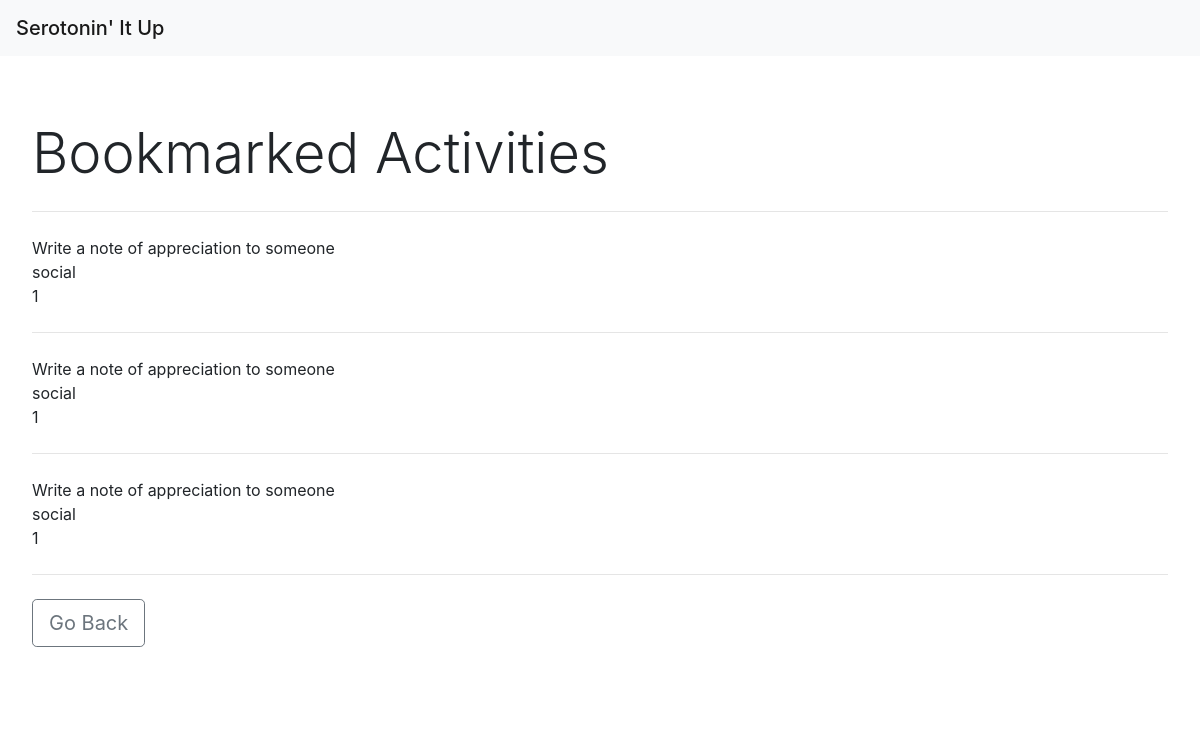
The app's page /bookmarked-activities (signed in), older data.
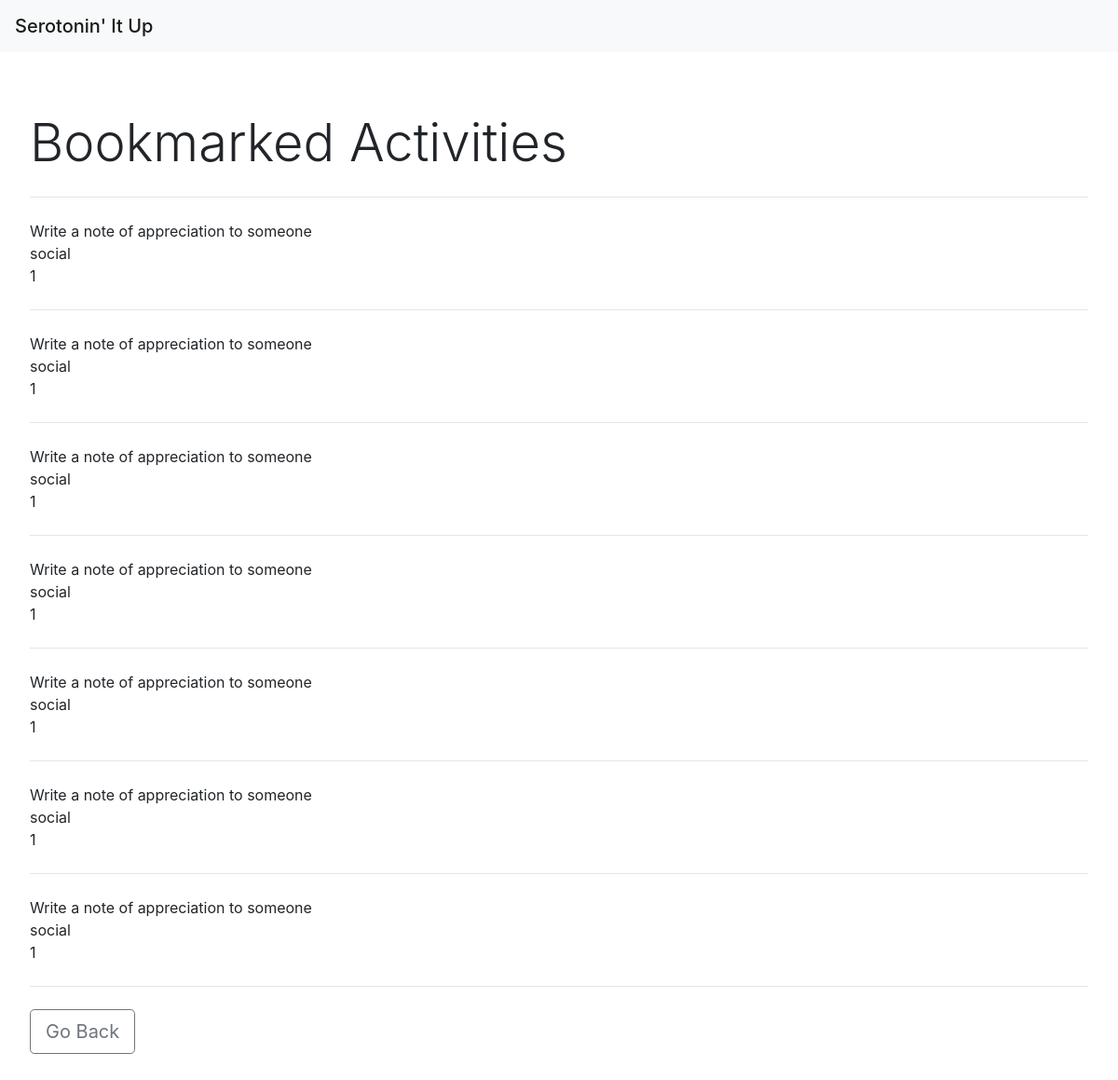
The same page, newer data.
### tables this page shows
CREATE TABLE bmActivities (user_id text, activity text, type text, participants text);

### __init__.py (the view)
@app.route("/bookmarked-activities", methods = ['GET', 'POST'])
def bookmarkedActivities():
    db = sqlite3.connect("p0database.db")
    c = db.cursor()
    user_id = session.get("user")
    c.execute('SELECT * FROM bmActivities')
    actArr = []
    for row in c:
        if (row[0] == user_id):
            actRow = []
            actRow.append(row[1])
            actRow.append(row[2])
            actRow.append(row[3])
            actArr.append(actRow)
    return render_template('bmactivities.html', actArr = actArr)

### templates/bmactivities.html (shortened to what this page needs)
<!DOCTYPE html>
<html>
  <head>
    <link rel="stylesheet" href="https://stackpath.bootstrapcdn.com/bootstrap/4.3.1/css/bootstrap.min.css">
    <link rel="stylesheet" href="../static/css/layout.css">
  </head>
  <body>
    <nav class="navbar navbar-light bg-light" id="webName">
      <span class="navbar-brand mb-0 h1">Serotonin' It Up</span>
    </nav>
    <div class="jumbotron bg-white">
      <h1 class="display-4">Bookmarked Activities</h1>
      <hr class="my-4">
      <p>
        {% for row in actArr %}
        <div>
          {{row[0]}}
          <br>
          {{row[1]}}
          <br>
          {{row[2]}}
        </div>
        <hr class="my-4">
        {% endfor %}
      </p>
      <form action = "/homepage">
        <input type = "submit" value = "Go Back" class="btn btn-outline-secondary btn-lg">
      </form>
    </div>
  </body>
</html>

### static/css/layout.css (style rules this page uses)
#webName { text-align: center; }

Row changes from the older to the newer data that the page shows:
added bmActivities: activity "Write a note of appreciation to someone", type "social", participants "1"
added bmActivities: activity "Write a note of appreciation to someone", type "social", participants "1"
added bmActivities: activity "Write a note of appreciation to someone", type "social", participants "1"
added bmActivities: activity "Write a note of appreciation to someone", type "social", participants "1"
